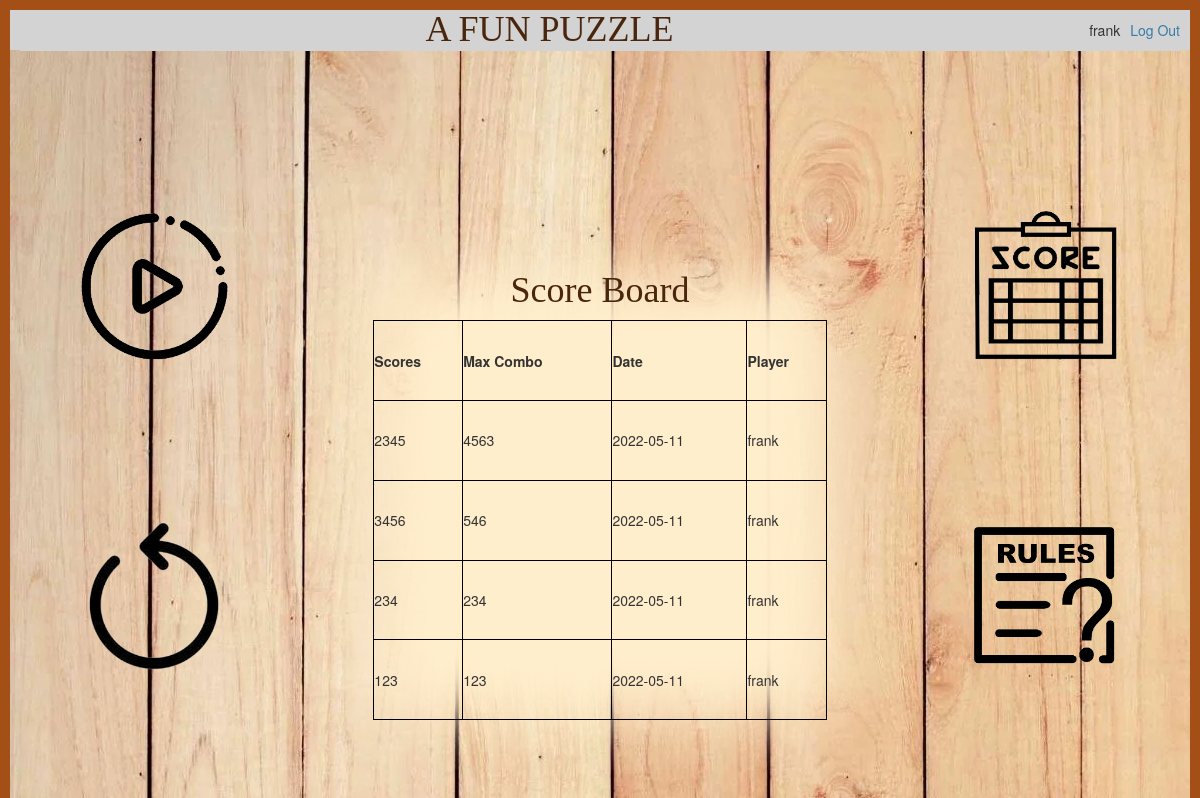
/score (signed in), run on the app's committed database.
### tables this page shows
CREATE TABLE user (
  id INTEGER PRIMARY KEY AUTOINCREMENT,
  username TEXT UNIQUE NOT NULL,
  password TEXT NOT NULL
);

CREATE TABLE post (
  id INTEGER PRIMARY KEY AUTOINCREMENT,
  author_id INTEGER NOT NULL,
  created TIMESTAMP NOT NULL DEFAULT CURRENT_TIMESTAMP,
  title TEXT NOT NULL,
  body TEXT NOT NULL,
  FOREIGN KEY (author_id) REFERENCES user (id)
);

### flaskapp/play.py (the view)
@bp.route('/score', methods=('GET', 'POST'))
@login_required
def score():
    db = get_db()
    posts = db.execute(
        'SELECT p.id, title, body, created, author_id, username'
        ' FROM post p JOIN user u ON p.author_id = u.id'
        ' ORDER BY created DESC'
    ).fetchall()
    return render_template('play/score.html', posts=posts)

### flaskapp/auth.py (called while the page is built)
@bp.before_app_request
def load_logged_in_user():
    user_id = session.get('user_id')
    if user_id is None:
        g.user = None
    else:
        g.user = get_db().execute(
            'SELECT * FROM user WHERE id = ?', (user_id,)
        ).fetchone()

def login_required(view):
    @functools.wraps(view)
    def wrapped_view(**kwargs):
        if g.user is None:
            return redirect(url_for('auth.login'))
        return view(**kwargs)
    return wrapped_view

### flaskapp/db.py (called while the page is built)
def get_db():
    if 'db' not in g:
        g.db = sqlite3.connect(
            current_app.config['DATABASE'],
            detect_types=sqlite3.PARSE_DECLTYPES
        )
        g.db.row_factory = sqlite3.Row
    return g.db

### flaskapp/templates/play/score.html (shortened to what this page needs)
{% extends 'base.html' %}
{% block content %}
<div class="row" >
  <div class="col-sm-3 col-xs-12 centerdiv maindivs">
    <div class="row">
      <div class="col-sm-12 col-xs-6 centerdiv">
        <a href="/play#iFrame1">
          <div class="play buttondiv">
          </div>
        </a>
      </div>
      <div class="col-sm-12 col-xs-6 centerdiv">
        <a href="/restart">
          <div class="restart buttondiv">
          </div>
        </a>
      </div>
    </div>
  </div>
  <div class="col-sm-6 col-xs-12 scoreboarddiv gamediv maindivs">
  <div class="row">
    <div class="col-xs-12">
    <h1>{% block title %}Score Board {% endblock %}</h1>
    </div>
    <div class="col-xs-12">
  <table id="scoreboard">
    <tr><th>Scores</th><th>Max Combo</th><th>Date</th><th>Player</th></tr>
    {% for post in posts %}
      <tr><td>{{ post['title'] }}</td><td>{{ post['body'] }}</td><td>{{ post['created'].strftime('%Y-%m-%d') }}</td><td>{{ post['username'] }}</td></tr>
    {% endfor %}
  </table>
</div>
</div>
</div>
<div class="col-sm-3 col-xs-12 centerdiv maindivs">
  <div class="row">
    <div class="col-sm-12 col-xs-6 centerdiv">
      <a href="/score">
        <div class="score buttondiv">
        </div>
      </a>
    </div>
    <div class="col-sm-12 col-xs-6 lol centerdiv">
      <a href="/rules">
        <div class="rules buttondiv">
        </div>
      </a>
    </div>
  </div>
</div>
</div>
{% endblock %}

### flaskapp/templates/base.html (shortened to what this page needs)
<!doctype html>
<link rel="stylesheet" href="https://maxcdn.bootstrapcdn.com/bootstrap/3.4.1/css/bootstrap.min.css">
<link rel="stylesheet" href="{{ url_for('static', filename='css/style.css') }}">
<nav>
  <h1>A FUN PUZZLE</h1>
  <ul>
    {% if g.user %}
      <li><span>{{ g.user['username'] }}</span>
      <li><a href="{{ url_for('auth.logout') }}">Log Out</a>
    {% else %}
      <li><a href="{{ url_for('auth.register') }}">Register</a>
      <li><a href="{{ url_for('auth.login') }}">Log In</a>
    {% endif %}
  </ul>
</nav>
<section class="content">
  <header>
  </header>
  {% block content %}{% endblock %}
</section>

### flaskapp/static/css/style.css (style rules this page uses)
.gamediv { margin-top: 20vh; display: flex; display: -webkit-flex; justify-content: center; align-items: center; }
.centerdiv { display: flex; justify-content: center; }
.buttondiv { margin-top: 20vh; margin-left: 20px; margin-right: 20px; height: 150px; width: 150px; background-repeat: no-repeat; background-size: contain; transition: 0.3s; }
.play { background-image: url("pics/play.png"); }
.restart { background-image: url("pics/restart.png"); }
.score { background-image: url("pics/score.png"); }
.rules { background-image: url("pics/rules.png"); }
table { width: 100%; min-height: 400px; }
table, th, td { border: 1px solid black; }
.scoreboarddiv { padding-top: 50px; padding-bottom: 50px; background-image: url("pics/board.png"); background-size: 100% 100%; }
h1 { text-align: center; font-family: serif; color: #49260d; margin: 1rem 0; }
a { color: #377ba8; }
nav { background: lightgray; display: flex; align-items: center; padding: 0 0.5rem; }
nav h1 { flex: auto; margin: 0; }
nav ul { display: flex; list-style: none; margin: 0; padding: 0; }
nav ul li a, nav ul li span, header .action { display: block; padding: 0.5rem; }
.content { padding: 0 1rem 1rem; }
.content>header { border-bottom: 1px solid lightgray; display: flex; align-items: flex-end; }
.content:last-child { margin-bottom: 0; }

### data on the page
user: user.username "frank"
post: title "2345", body "4563", created "2022-05-11", username "frank"
post: title "3456", body "546", created "2022-05-11", username "frank"
post: title "234", body "234", created "2022-05-11", username "frank"
post: title "123", body "123", created "2022-05-11", username "frank"
